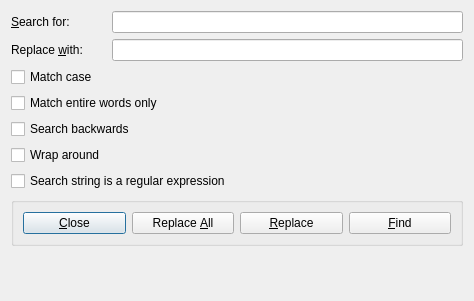
<?xml version="1.0" encoding="UTF-8"?>
<ui version="4.0">
 <class>Dialog</class>
 <widget class="QDialog" name="Dialog">
  <property name="geometry">
   <rect>
    <x>0</x>
    <y>0</y>
    <width>474</width>
    <height>301</height>
   </rect>
  </property>
  <property name="windowTitle">
   <string>Dialog</string>
  </property>
  <layout class="QFormLayout" name="formLayout">
   <item row="0" column="0">
    <widget class="QLabel" name="label">
     <property name="text">
      <string>&amp;Search for:</string>
     </property>
     <property name="buddy">
      <cstring>lineEdit</cstring>
     </property>
    </widget>
   </item>
   <item row="0" column="1">
    <widget class="QLineEdit" name="lineEdit"/>
   </item>
   <item row="1" column="0">
    <widget class="QLabel" name="label_2">
     <property name="text">
      <string>Replace &amp;with:</string>
     </property>
     <property name="buddy">
      <cstring>lineEdit_2</cstring>
     </property>
    </widget>
   </item>
   <item row="1" column="1">
    <widget class="QLineEdit" name="lineEdit_2"/>
   </item>
   <item row="2" column="0">
    <widget class="QCheckBox" name="checkBox">
     <property name="text">
      <string>Match case</string>
     </property>
    </widget>
   </item>
   <item row="3" column="0" colspan="2">
    <widget class="QCheckBox" name="checkBox_2">
     <property name="text">
      <string>Match entire words only</string>
     </property>
    </widget>
   </item>
   <item row="4" column="0" colspan="2">
    <widget class="QCheckBox" name="checkBox_3">
     <property name="text">
      <string>Search backwards</string>
     </property>
    </widget>
   </item>
   <item row="5" column="0">
    <widget class="QCheckBox" name="checkBox_4">
     <property name="text">
      <string>Wrap around</string>
     </property>
    </widget>
   </item>
   <item row="6" column="0" colspan="2">
    <widget class="QCheckBox" name="checkBox_5">
     <property name="text">
      <string>Search string is a regular expression</string>
     </property>
    </widget>
   </item>
   <item row="7" column="0" colspan="2">
    <widget class="QGroupBox" name="groupBox">
     <property name="title">
      <string/>
     </property>
     <layout class="QHBoxLayout" name="horizontalLayout">
      <item>
       <widget class="QPushButton" name="pushButton_4">
        <property name="text">
         <string>&amp;Close</string>
        </property>
       </widget>
      </item>
      <item>
       <widget class="QPushButton" name="pushButton_3">
        <property name="text">
         <string>Replace &amp;All</string>
        </property>
       </widget>
      </item>
      <item>
       <widget class="QPushButton" name="pushButton_2">
        <property name="text">
         <string>&amp;Replace</string>
        </property>
       </widget>
      </item>
      <item>
       <widget class="QPushButton" name="pushButton">
        <property name="text">
         <string>&amp;Find</string>
        </property>
       </widget>
      </item>
     </layout>
    </widget>
   </item>
  </layout>
 </widget>
 <tabstops>
  <tabstop>lineEdit</tabstop>
  <tabstop>lineEdit_2</tabstop>
  <tabstop>checkBox</tabstop>
  <tabstop>checkBox_2</tabstop>
  <tabstop>checkBox_3</tabstop>
  <tabstop>checkBox_4</tabstop>
  <tabstop>checkBox_5</tabstop>
  <tabstop>pushButton_4</tabstop>
  <tabstop>pushButton_3</tabstop>
  <tabstop>pushButton_2</tabstop>
  <tabstop>pushButton</tabstop>
 </tabstops>
 <resources/>
 <connections>
  <connection>
   <sender>pushButton</sender>
   <signal>clicked()</signal>
   <receiver>Dialog</receiver>
   <slot>find()</slot>
   <hints>
    <hint type="sourcelabel">
     <x>394</x>
     <y>258</y>
    </hint>
    <hint type="destinationlabel">
     <x>454</x>
     <y>285</y>
    </hint>
   </hints>
  </connection>
  <connection>
   <sender>pushButton_2</sender>
   <signal>clicked()</signal>
   <receiver>Dialog</receiver>
   <slot>replace()</slot>
   <hints>
    <hint type="sourcelabel">
     <x>289</x>
     <y>266</y>
    </hint>
    <hint type="destinationlabel">
     <x>310</x>
     <y>290</y>
    </hint>
   </hints>
  </connection>
  <connection>
   <sender>pushButton_3</sender>
   <signal>clicked()</signal>
   <receiver>Dialog</receiver>
   <slot>replace_all()</slot>
   <hints>
    <hint type="sourcelabel">
     <x>170</x>
     <y>264</y>
    </hint>
    <hint type="destinationlabel">
     <x>195</x>
     <y>289</y>
    </hint>
   </hints>
  </connection>
  <connection>
   <sender>pushButton_4</sender>
   <signal>clicked()</signal>
   <receiver>Dialog</receiver>
   <slot>reject()</slot>
   <hints>
    <hint type="sourcelabel">
     <x>53</x>
     <y>267</y>
    </hint>
    <hint type="destinationlabel">
     <x>90</x>
     <y>291</y>
    </hint>
   </hints>
  </connection>
 </connections>
 <slots>
  <slot>find()</slot>
  <slot>replace()</slot>
  <slot>replace_all()</slot>
 </slots>
</ui>
